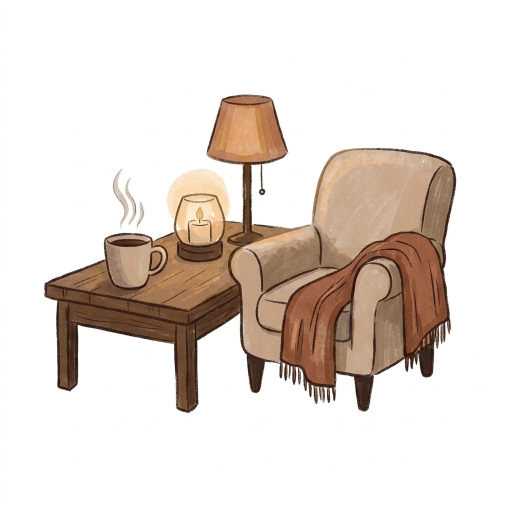
#> input picture design/assets/categories/cozy.png, 1024 x 1024 px (shown at 1/2 size)
$ python convert-mood-assets.py
#> lines starting #> are read from the running program, lines starting #| are printed output that depends on the picture
#!/usr/bin/env python3
"""Convert the mood illustrations in design/assets/categories into web WebP.

Source of truth is `design/assets/categories/<name>.png`, the originals exactly
as supplied (1024px PNGs, ~800 KB each). This writes `public/moods/<mood>.webp`,
which is what the app serves and what the mood tiles on the home page point at.

Run after adding or replacing an illustration:

    python3 scripts/convert-mood-assets.py

Requires Pillow: python3 -m pip install Pillow

These are moods, not venues: there is one picture per mood, it is a drawing
rather than a photograph of anywhere, and it is served to everybody. That is
why these can exist while the app still has no venue photos — nothing here
claims to show a real place. See the data note in `types.ts`.
"""

from pathlib import Path
import shutil
import sys

try:
    from PIL import Image, ImageDraw
except ImportError:  # pragma: no cover - developer tooling
    sys.exit("Pillow is required: python3 -m pip install Pillow")

ROOT = Path(__file__).resolve().parent.parent
SRC = ROOT / "design" / "assets" / "categories"
OUT = ROOT / "public" / "moods"

# Wide enough for the tile at its largest (~230px) on a 2x screen.
WIDTH = 512
QUALITY = 82

# `--color-paper`. The tiles sit on it and the art is rendered `object-contain`,
# so matching it exactly is what makes the letterboxing invisible.
PAPER = (255, 253, 250)

# How far from the corner colour still counts as background. Generous enough to
# take an anti-aliased edge, tight enough to leave the art alone.
TOLERANCE = 24

# source file -> mood id in `MOODS`, which is also the served filename
MOODS = {
    "cozy.png": "cozy",
    "heritage.png": "heritage",
    "outdoor.png": "outdoorsy",
    "food.png": "foodie",
    "arts.png": "artsy",
}


def flatten_background(image: Image.Image) -> Image.Image:
    """Repaint the surrounding background `PAPER`, leaving the drawing alone.

    The originals do not agree on a backdrop: four are near-white and `food` is
    cream, which side by side in a row of five tiles reads as one tile being
    dirty. Flooding inward from the four corners only touches background that
    is actually connected to the edge, so white *inside* the drawing — the
    candle glow, the sheet of paper, the rice — keeps whatever shade it was
    drawn with.
    """
    canvas = image.copy()
    for corner in [
        (0, 0),
        (canvas.width - 1, 0),
        (0, canvas.height - 1),
        (canvas.width - 1, canvas.height - 1),
    ]:
        ImageDraw.floodfill(canvas, corner, PAPER, thresh=TOLERANCE)
    return canvas


def main() -> None:
    missing = [name for name in MOODS if not (SRC / name).exists()]
    if missing:
        sys.exit("Missing source files:\n  " + "\n  ".join(missing))

    if OUT.exists():
        shutil.rmtree(OUT)
    OUT.mkdir(parents=True)

    total_in = total_out = 0
    for name, mood in MOODS.items():
        src = SRC / name
        total_in += src.stat().st_size

        image = Image.open(src).convert("RGB")
#> image is the input picture: PIL image 1024x1024 RGB; mean R, G, B 227.6, 218, 211.1
        image = flatten_background(image)
        if image.width > WIDTH:
            height = round(image.height * WIDTH / image.width)
#> height = 512
            image = image.resize((WIDTH, height), Image.LANCZOS)
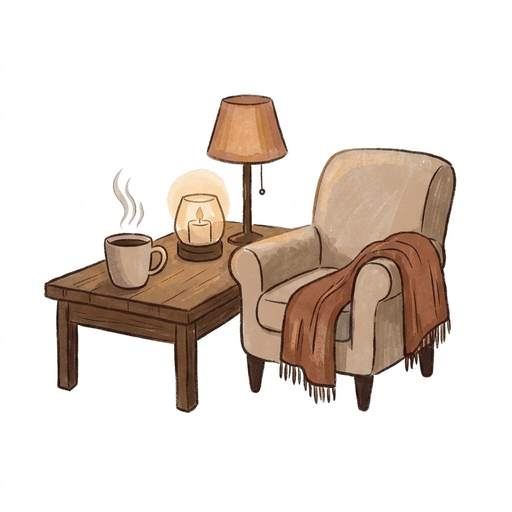
#> image: PIL image 512x512 RGB; mean R, G, B 227.6, 218, 211.1

        dst = OUT / f"{mood}.webp"
        image.save(dst, "WEBP", quality=QUALITY, method=6)
        total_out += dst.stat().st_size
        print(f"  moods/{mood}.webp  {image.width}x{image.height}  <- {name}")
#|   moods/cozy.webp  512x512  <- cozy.png
#> pass 2 of the loop in main, `for name, mood in MOODS.items():`:
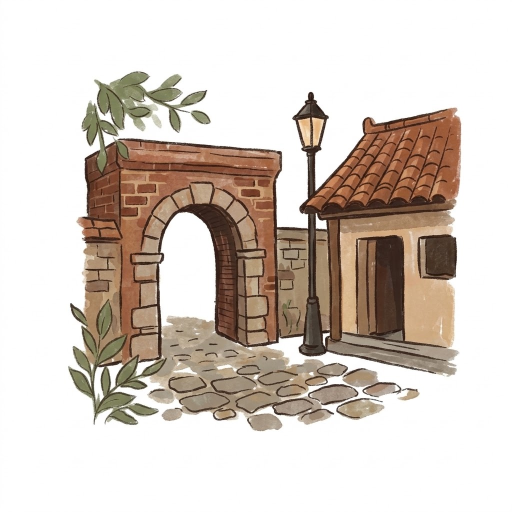
#> input picture design/assets/categories/heritage.png, 1024 x 1024 px (shown at 1/2 size)
#> in main, image is the input picture: PIL image 1024x1024 RGB; mean R, G, B 213.2, 202.8, 194.3
#> in main, `image = image.resize((WIDTH, height), Image.LANCZOS)`:
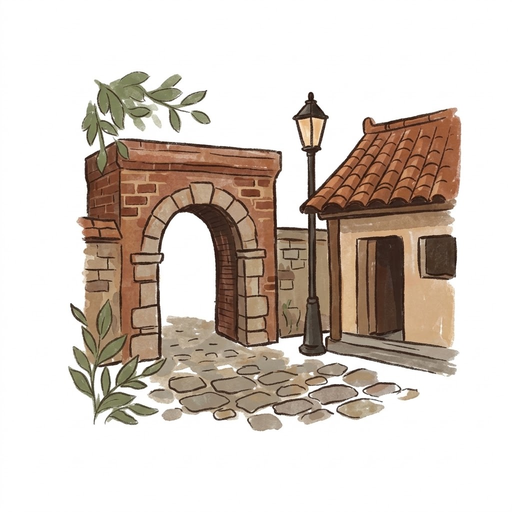
#> image: PIL image 512x512 RGB; mean R, G, B 213.1, 202.8, 194.3
#|   moods/heritage.webp  512x512  <- heritage.png
#> pass 3 of the loop in main, `for name, mood in MOODS.items():`:
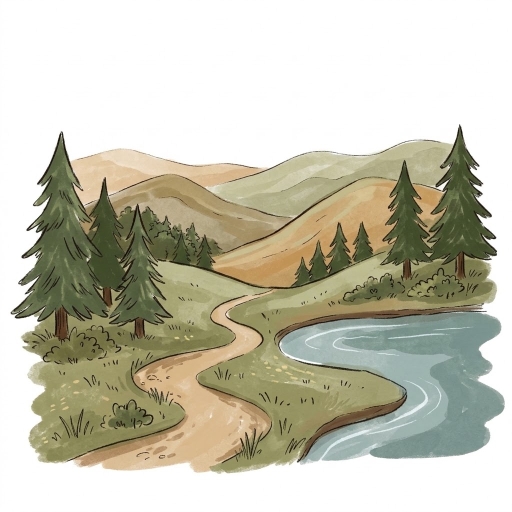
#> input picture design/assets/categories/outdoor.png, 1024 x 1024 px (shown at 1/2 size)
#> in main, image is the input picture: PIL image 1024x1024 RGB; mean R, G, B 197.1, 194.8, 176.9
#> in main, `image = image.resize((WIDTH, height), Image.LANCZOS)`:
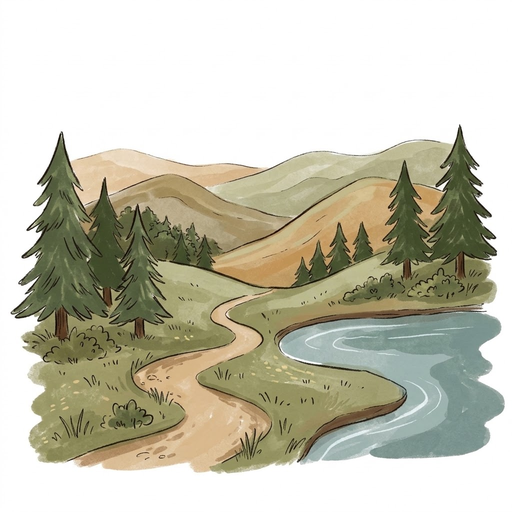
#> image: PIL image 512x512 RGB; mean R, G, B 197, 194.8, 176.9
#|   moods/outdoorsy.webp  512x512  <- outdoor.png
#> the loop made 5 passes; the first 3 are shown

    print(f"\n{total_in // 1024} KB PNG -> {total_out // 1024} KB WebP")


if __name__ == "__main__":
    main()
